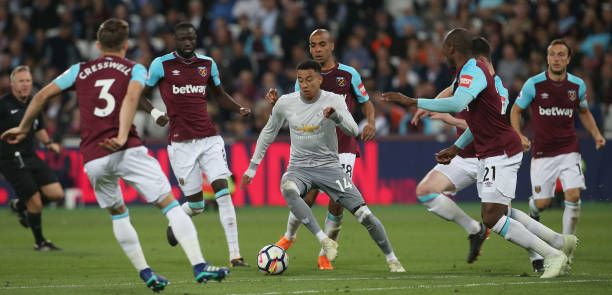
#> input picture 사진 파일/lingard.jpg, 612 x 295 px, found by its file name
$ python '3. 오류 알고리즘으로 이진화하기.py'
#> lines starting #> are read from the running program, lines starting #| are printed output that depends on the picture; after the words box and inside, x2 and y2 are one past the last pixel; in counts of white or black regions, pixels touching at a corner belong together
import cv2 as cv
import sys

img = cv.imread('/home/admin/Develop/openCV/사진 파일/lingard.jpg')
#> img is the input picture: shape (295, 612, 3); mean B, G, R 77.8, 90.7, 96.7

t, bin_img = cv.threshold(img[:, :, 2], 0, 255, cv.THRESH_BINARY+cv.THRESH_OTSU)
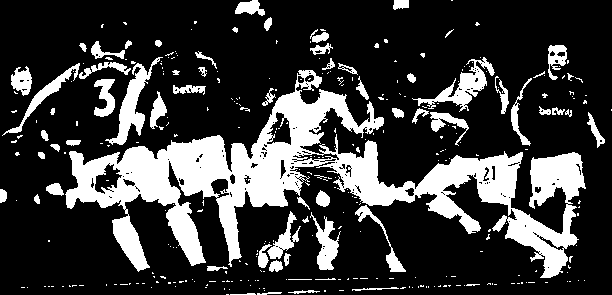
#> bin_img: shape (295, 612); 23.2% white; 325 white regions (259 under 20 px), largest, box (x1, y1, x2, y2) and area: (65, 70, 586, 278) 29134, (105, 57, 163, 145) 1312, (412, 57, 495, 112) 1221
#> t = 124
print('오츄 알고리즘이 찾은 최적 임곗값=', t)
#| 오츄 알고리즘이 찾은 최적 임곗값= 124.0

cv.imshow('R channel', img[:, :, 2])
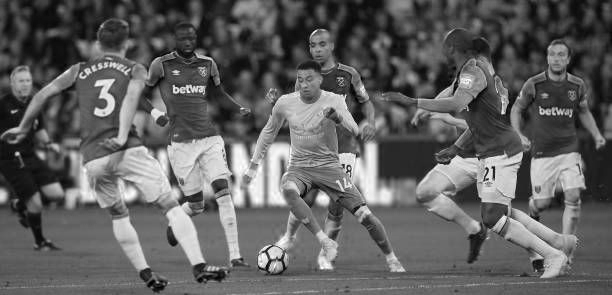
#> window 'R channel': shape (295, 612); min 0, max 255, mean 96.7
cv.imshow('R channel binarization', bin_img)

cv.waitKey()
cv.destroyAllWindows()

$ run again, with 사진 파일/cat.jpg copied over 사진 파일/lingard.jpg
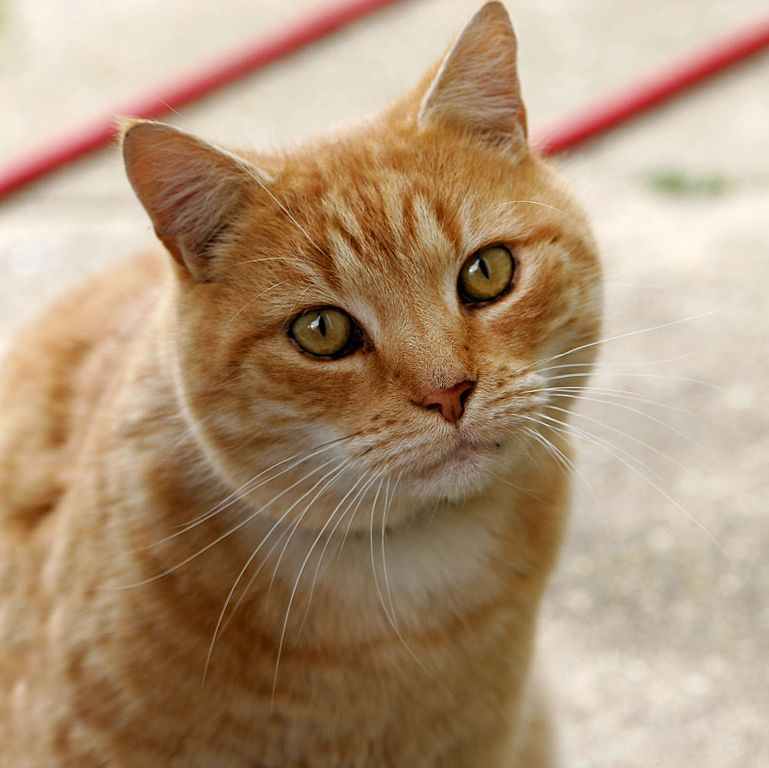
#> input picture 사진 파일/cat.jpg, 769 x 768 px, found by its file name
#> img is the input picture: shape (768, 769, 3); mean B, G, R 120.7, 148.8, 175.9
#> `t, bin_img = cv.threshold(img[:, :, 2], 0, 255, cv.THRESH_BINARY+cv.TH..`:
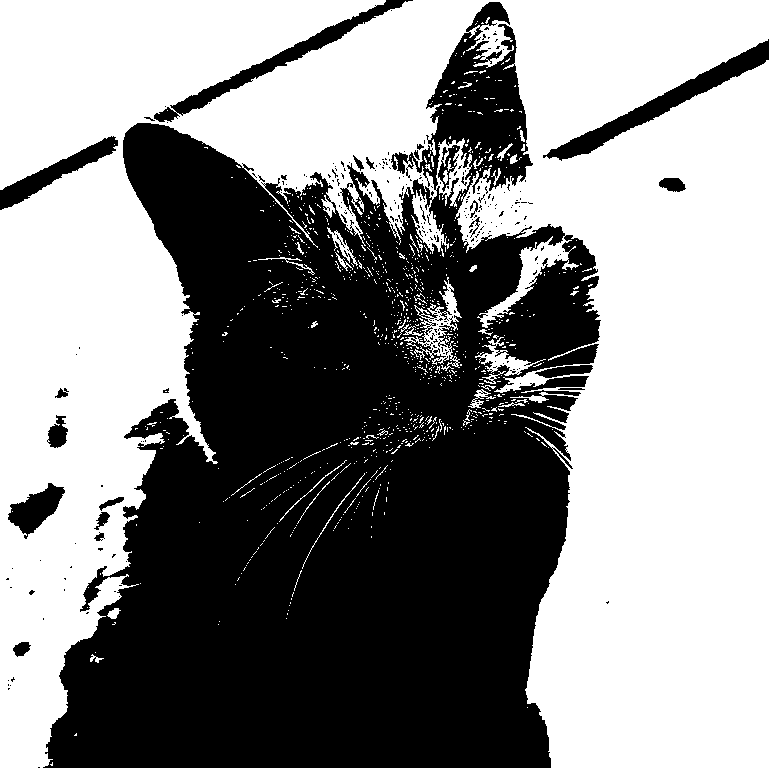
#> bin_img: shape (768, 769); 55.2% white; 269 black regions (245 under 20 px), largest, box (x1, y1, x2, y2) and area: (43, 2, 601, 768) 250064, (543, 39, 769, 161) 4119, (154, 0, 413, 122) 3272
#> t = 171
#| 오츄 알고리즘이 찾은 최적 임곗값= 171.0
#> `cv.imshow('R channel', img[:, :, 2])`:
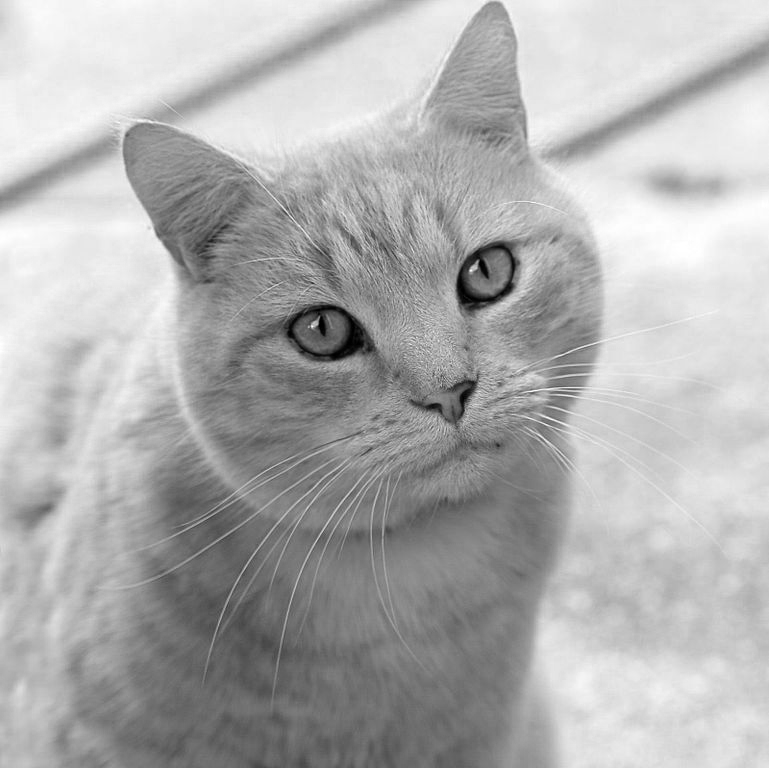
#> window 'R channel': shape (768, 769); min 0, max 255, mean 175.9

$ run again, with 사진 파일/soccer.jpg copied over 사진 파일/lingard.jpg
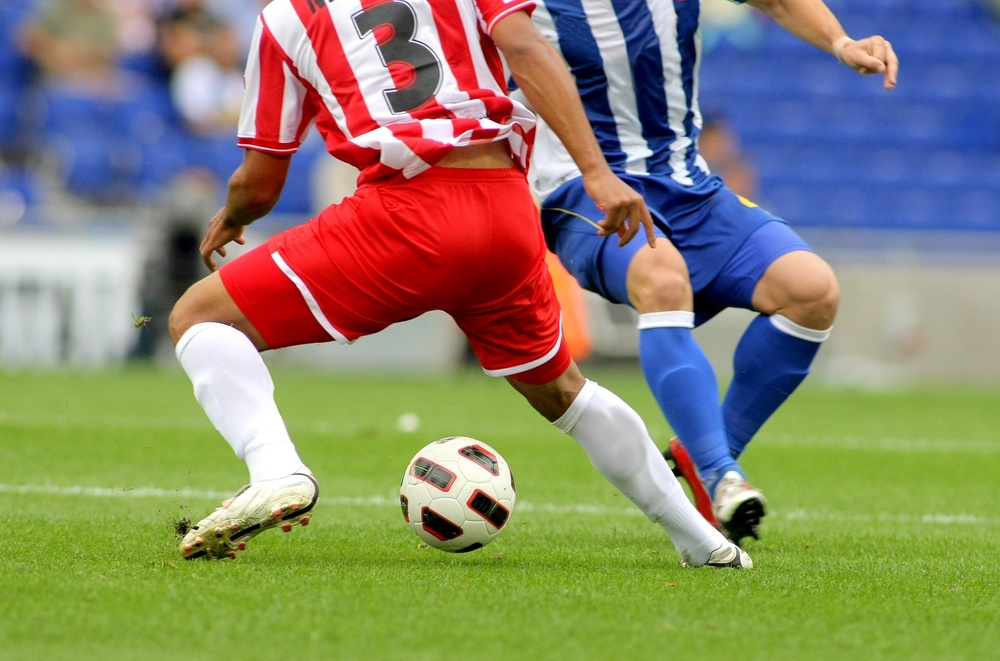
#> input picture 사진 파일/soccer.jpg, 1000 x 661 px, shrunk from 1434 x 948 before the run, found by its file name
#> img is the input picture: shape (661, 1000, 3); mean B, G, R 107.3, 133.3, 136.8
#> `t, bin_img = cv.threshold(img[:, :, 2], 0, 255, cv.THRESH_BINARY+cv.TH..`:
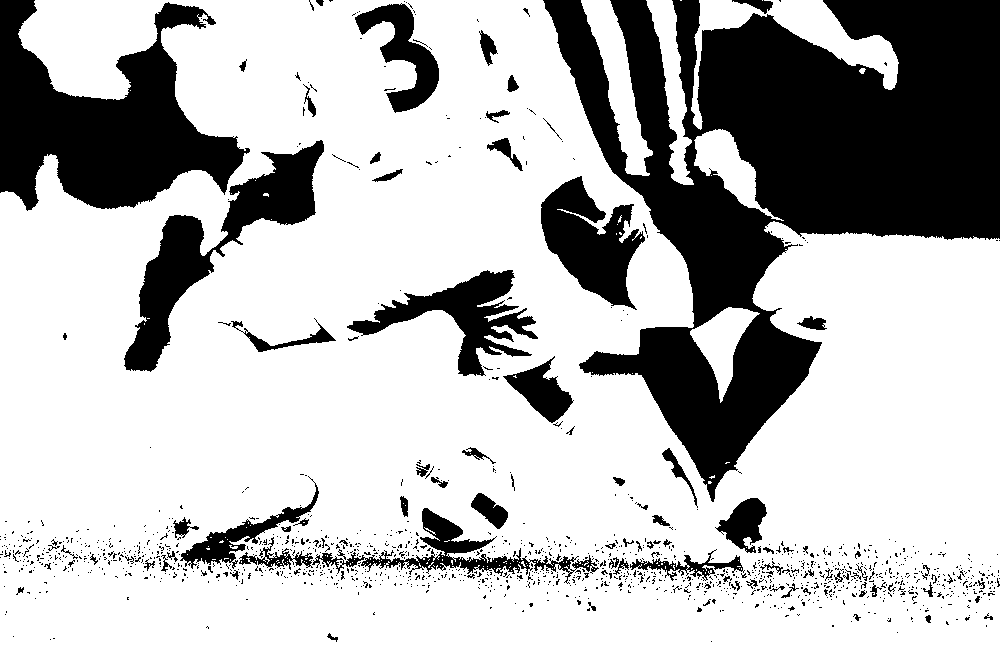
#> bin_img: shape (661, 1000); 72.8% white; 1364 black regions (1266 under 20 px), largest, box (x1, y1, x2, y2) and area: (543, 0, 1000, 502) 101762, (0, 0, 250, 211) 27195, (124, 140, 324, 372) 11569
#> t = 113
#| 오츄 알고리즘이 찾은 최적 임곗값= 113.0
#> `cv.imshow('R channel', img[:, :, 2])`:
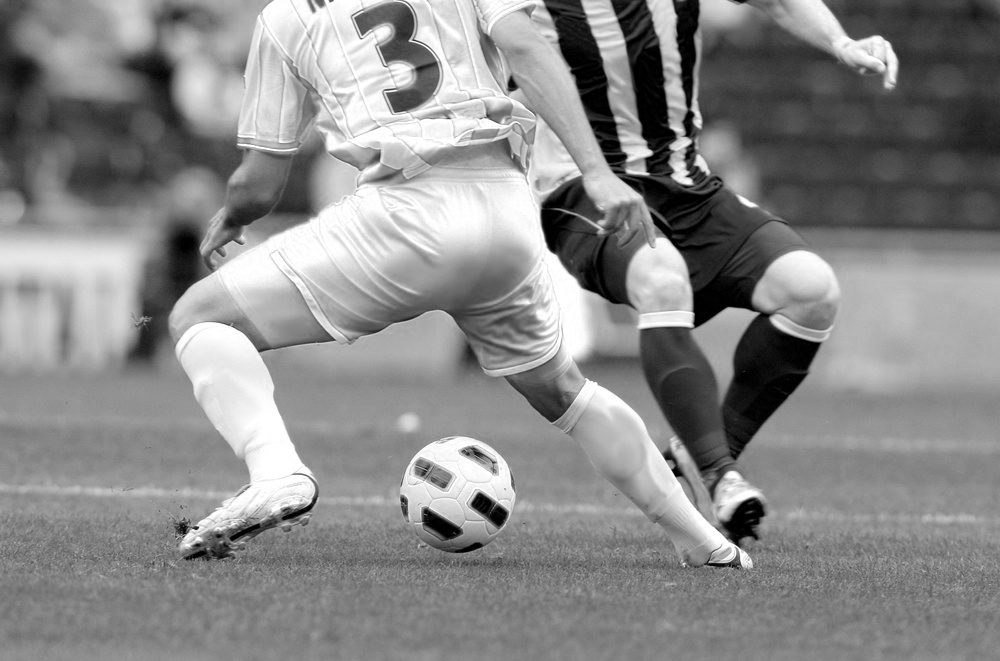
#> window 'R channel': shape (661, 1000); min 0, max 255, mean 136.8
